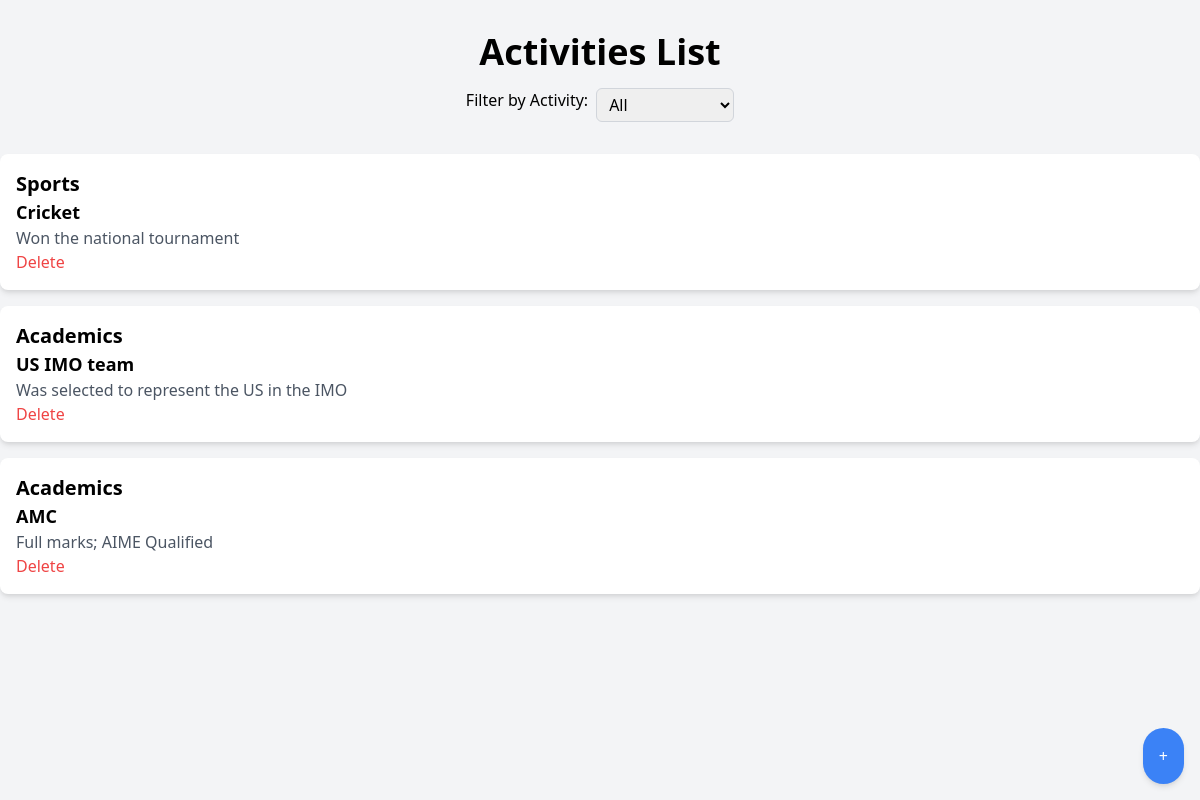
Screenshot of /activities (signed in) with the database file from the repository.
### tables this page shows
CREATE TABLE Curious (category TEXT, name TEXT, description TEXT, id INTEGER PRIMARY KEY AUTOINCREMENT);

### app.py (the view, shortened to what this page needs)
@app.route('/activities', methods=['GET', 'POST'])
def add_activity():
    try:
        username = session['UNAME']
    except:
        flash('You need to be logged in to access this page')
        return redirect('/login')
    lis = c.execute(f'SELECT * FROM {username}').fetchall()
    return render_template('activities.html', lis = lis)

### templates/activities.html (shortened to what this page needs)
<!DOCTYPE html>
<html>
<head>
    <link href="https://cdn.jsdelivr.net/npm/tailwindcss@2.2.19/dist/tailwind.min.css" rel="stylesheet">
</head>
<body class="bg-gray-100">
    <h1 class="text-4xl font-bold text-center mt-8">Activities List</h1>
    <div class="flex justify-center mt-4">
        <label for="activity-filter" class="mr-2">Filter by Activity:</label>
        <select id="activity-filter" class="px-2 py-1 border border-gray-300 rounded-md">
            <option value="all">All</option>
        </select>
    </div>
    <ul id="activities-list" class="mt-8">
        {% for item in lis %}
            <li class="bg-white shadow-md rounded-lg p-4 mb-4 activity-item">
                <h2 class="text-xl font-bold">{{ item[0] }}</h2>
                <h3 class="text-lg font-semibold">{{ item[1] }}</h3>
                <p class="text-gray-600">{{ item[2] }}</p>
                <a href="/delete-activity/{{ item[3] }}" class="text-red-500">Delete</a>
            </li>
        {% endfor %}
    </ul>
    <button id="new-activity-btn" class="fixed bottom-0 right-0 m-4 p-4 bg-blue-500 text-white rounded-full shadow-md">+</button>
</body>
</html>

### rows the page displays
Curious: category "Sports", name "Cricket", description "Won the national tournament"
Curious: category "Academics", name "US IMO team", description "Was selected to represent the US in the IMO"
Curious: category "Academics", name "AMC", description "Full marks; AIME Qualified"
